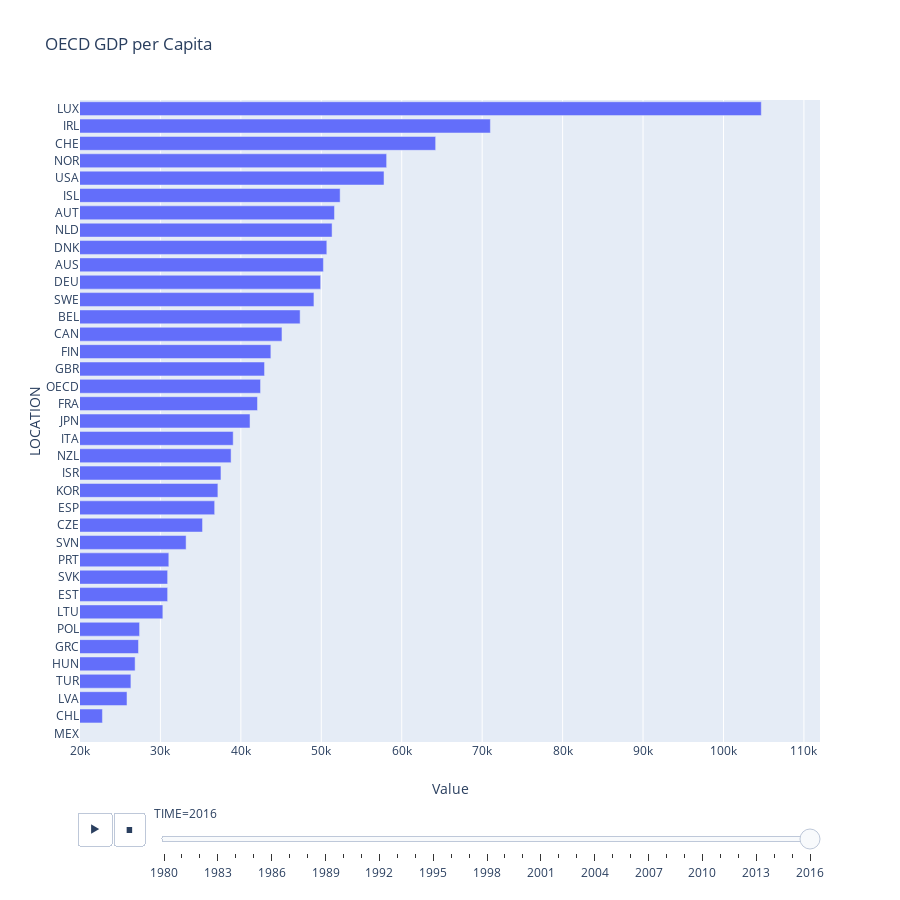

The code cell stored with this chart in its notebook:
### Code cell
px.bar(gdp, x='Value', y='LOCATION', orientation='h',hover_name="LOCATION", animation_frame="TIME", title='OECD GDP per Capita',
             width=900, height=900, range_x=[20000,112000])

### Figure 1 — Plotly figure (JSON) as saved in the notebook; plotly's stock layout.template omitted (floating-point values rounded to 4 significant figures)
{"data": [{"alignmentgroup": "True", "hoverlabel": {"namelength": 0}, "hovertemplate": "<b>%{hovertext}</b><br><br>TIME=2016<br>Value=%{x}<br>LOCATION=%{y}", "hovertext": ["MEX", "CHL", "LVA", "TUR", "HUN", "GRC", "POL", "LTU", "EST", "SVK", "PRT", "SVN", "CZE", "ESP", "KOR", "ISR", "NZL", "ITA", "JPN", "FRA", "OECD", "GBR", "FIN", "CAN", "BEL", "SWE", "DEU", "AUS", "DNK", "NLD", "AUT", "ISL", "USA", "NOR", "CHE", "IRL", "LUX"], "legendgroup": "", "marker": {"color": "#636efa"}, "name": "", "offsetgroup": "", "orientation": "h", "showlegend": false, "textposition": "auto", "type": "bar", "uid": "032e4ba5-f7a9-427c-8e1a-2d21ca2e4ce3", "x": [18970.0, 22790.0, 25840.0, 26330.0, 26850.0, 27270.0, 27410.0, 30300.0, 30890.0, 30900.0, 31040.0, 33190.0, 35230.0, 36740.0, 37140.0, 37520.0, 38780.0, 39050.0, 41140.0, 42070.0, 42450.0, 42940.0, 43730.0, 45110.0, 47370.0, 49080.0, 49920.0, 50260.0, 50690.0, 51340.0, 51640.0, 52340.0, 57800.0, 58120.0, 64220.0, 71020.0, 104700.0], "xaxis": "x", "y": ["MEX", "CHL", "LVA", "TUR", "HUN", "GRC", "POL", "LTU", "EST", "SVK", "PRT", "SVN", "CZE", "ESP", "KOR", "ISR", "NZL", "ITA", "JPN", "FRA", "OECD", "GBR", "FIN", "CAN", "BEL", "SWE", "DEU", "AUS", "DNK", "NLD", "AUT", "ISL", "USA", "NOR", "CHE", "IRL", "LUX"], "yaxis": "y"}], "layout": {"barmode": "relative", "grid": {"xaxes": ["x"], "xgap": 0.1, "xside": "bottom", "yaxes": ["y"], "ygap": 0.1, "yside": "left"}, "height": 900, "legend": {"tracegroupgap": 0}, "sliders": [{"active": 36, "currentvalue": {"prefix": "TIME="}, "len": 0.9, "pad": {"b": 10, "t": 60}, "steps": [{"args": [["1980"], {"frame": {"duration": 0, "redraw": true}, "fromcurrent": true, "mode": "immediate", "transition": {"duration": 0, "easing": "linear"}}], "label": "1980", "method": "animate"}, {"args": [["1981"], {"frame": {"duration": 0, "redraw": true}, "fromcurrent": true, "mode": "immediate", "transition": {"duration": 0, "easing": "linear"}}], "label": "1981", "method": "animate"}, {"args": [["1982"], {"frame": {"duration": 0, "redraw": true}, "fromcurrent": true, "mode": "immediate", "transition": {"duration": 0, "easing": "linear"}}], "label": "1982", "method": "animate"}, {"args": [["1983"], {"frame": {"duration": 0, "redraw": true}, "fromcurrent": true, "mode": "immediate", "transition": {"duration": 0, "easing": "linear"}}], "label": "1983", "method": "animate"}, {"args": [["1984"], {"frame": {"duration": 0, "redraw": true}, "fromcurrent": true, "mode": "immediate", "transition": {"duration": 0, "easing": "linear"}}], "label": "1984", "method": "animate"}, {"args": [["1985"], {"frame": {"duration": 0, "redraw": true}, "fromcurrent": true, "mode": "immediate", "transition": {"duration": 0, "easing": "linear"}}], "label": "1985", "method": "animate"}, {"args": [["1986"], {"frame": {"duration": 0, "redraw": true}, "fromcurrent": true, "mode": "immediate", "transition": {"duration": 0, "easing": "linear"}}], "label": "1986", "method": "animate"}, {"args": [["1987"], {"frame": {"duration": 0, "redraw": true}, "fromcurrent": true, "mode": "immediate", "transition": {"duration": 0, "easing": "linear"}}], "label": "1987", "method": "animate"}, {"args": [["1988"], {"frame": {"duration": 0, "redraw": true}, "fromcurrent": true, "mode": "immediate", "transition": {"duration": 0, "easing": "linear"}}], "label": "1988", "method": "animate"}, {"args": [["1989"], {"frame": {"duration": 0, "redraw": true}, "fromcurrent": true, "mode": "immediate", "transition": {"duration": 0, "easing": "linear"}}], "label": "1989", "method": "animate"}, {"args": [["1990"], {"frame": {"duration": 0, "redraw": true}, "fromcurrent": true, "mode": "immediate", "transition": {"duration": 0, "easing": "linear"}}], "label": "1990", "method": "animate"}, {"args": [["1991"], {"frame": {"duration": 0, "redraw": true}, "fromcurrent": true, "mode": "immediate", "transition": {"duration": 0, "easing": "linear"}}], "label": "1991", "method": "animate"}, {"args": [["1992"], {"frame": {"duration": 0, "redraw": true}, "fromcurrent": true, "mode": "immediate", "transition": {"duration": 0, "easing": "linear"}}], "label": "1992", "method": "animate"}, {"args": [["1993"], {"frame": {"duration": 0, "redraw": true}, "fromcurrent": true, "mode": "immediate", "transition": {"duration": 0, "easing": "linear"}}], "label": "1993", "method": "animate"}, {"args": [["1994"], {"frame": {"duration": 0, "redraw": true}, "fromcurrent": true, "mode": "immediate", "transition": {"duration": 0, "easing": "linear"}}], "label": "1994", "method": "animate"}, {"args": [["1995"], {"frame": {"duration": 0, "redraw": true}, "fromcurrent": true, "mode": "immediate", "transition": {"duration": 0, "easing": "linear"}}], "label": "1995", "method": "animate"}, {"args": [["1996"], {"frame": {"duration": 0, "redraw": true}, "fromcurrent": true, "mode": "immediate", "transition": {"duration": 0, "easing": "linear"}}], "label": "1996", "method": "animate"}, {"args": [["1997"], {"frame": {"duration": 0, "redraw": true}, "fromcurrent": true, "mode": "immediate", "transition": {"duration": 0, "easing": "linear"}}], "label": "1997", "method": "animate"}, {"args": [["1998"], {"frame": {"duration": 0, "redraw": true}, "fromcurrent": true, "mode": "immediate", "transition": {"duration": 0, "easing": "linear"}}], "label": "1998", "method": "animate"}, {"args": [["1999"], {"frame": {"duration": 0, "redraw": true}, "fromcurrent": true, "mode": "immediate", "transition": {"duration": 0, "easing": "linear"}}], "label": "1999", "method": "animate"}, {"args": [["2000"], {"frame": {"duration": 0, "redraw": true}, "fromcurrent": true, "mode": "immediate", "transition": {"duration": 0, "easing": "linear"}}], "label": "2000", "method": "animate"}, {"args": [["2001"], {"frame": {"duration": 0, "redraw": true}, "fromcurrent": true, "mode": "immediate", "transition": {"duration": 0, "easing": "linear"}}], "label": "2001", "method": "animate"}, {"args": [["2002"], {"frame": {"duration": 0, "redraw": true}, "fromcurrent": true, "mode": "immediate", "transition": {"duration": 0, "easing": "linear"}}], "label": "2002", "method": "animate"}, {"args": [["2003"], {"frame": {"duration": 0, "redraw": true}, "fromcurrent": true, "mode": "immediate", "transition": {"duration": 0, "easing": "linear"}}], "label": "2003", "method": "animate"}, {"args": [["2004"], {"frame": {"duration": 0, "redraw": true}, "fromcurrent": true, "mode": "immediate", "transition": {"duration": 0, "easing": "linear"}}], "label": "2004", "method": "animate"}, {"args": [["2005"], {"frame": {"duration": 0, "redraw": true}, "fromcurrent": true, "mode": "immediate", "transition": {"duration": 0, "easing": "linear"}}], "label": "2005", "method": "animate"}, {"args": [["2006"], {"frame": {"duration": 0, "redraw": true}, "fromcurrent": true, "mode": "immediate", "transition": {"duration": 0, "easing": "linear"}}], "label": "2006", "method": "animate"}, {"args": [["2007"], {"frame": {"duration": 0, "redraw": true}, "fromcurrent": true, "mode": "immediate", "transition": {"duration": 0, "easing": "linear"}}], "label": "2007", "method": "animate"}, {"args": [["2008"], {"frame": {"duration": 0, "redraw": true}, "fromcurrent": true, "mode": "immediate", "transition": {"duration": 0, "easing": "linear"}}], "label": "2008", "method": "animate"}, {"args": [["2009"], {"frame": {"duration": 0, "redraw": true}, "fromcurrent": true, "mode": "immediate", "transition": {"duration": 0, "easing": "linear"}}], "label": "2009", "method": "animate"}, {"args": [["2010"], {"frame": {"duration": 0, "redraw": true}, "fromcurrent": true, "mode": "immediate", "transition": {"duration": 0, "easing": "linear"}}], "label": "2010", "method": "animate"}, {"args": [["2011"], {"frame": {"duration": 0, "redraw": true}, "fromcurrent": true, "mode": "immediate", "transition": {"duration": 0, "easing": "linear"}}], "label": "2011", "method": "animate"}, {"args": [["2012"], {"frame": {"duration": 0, "redraw": true}, "fromcurrent": true, "mode": "immediate", "transition": {"duration": 0, "easing": "linear"}}], "label": "2012", "method": "animate"}, {"args": [["2013"], {"frame": {"duration": 0, "redraw": true}, "fromcurrent": true, "mode": "immediate", "transition": {"duration": 0, "easing": "linear"}}], "label": "2013", "method": "animate"}, {"args": [["2014"], {"frame": {"duration": 0, "redraw": true}, "fromcurrent": true, "mode": "immediate", "transition": {"duration": 0, "easing": "linear"}}], "label": "2014", "method": "animate"}, {"args": [["2015"], {"frame": {"duration": 0, "redraw": true}, "fromcurrent": true, "mode": "immediate", "transition": {"duration": 0, "easing": "linear"}}], "label": "2015", "method": "animate"}, {"args": [["2016"], {"frame": {"duration": 0, "redraw": true}, "fromcurrent": true, "mode": "immediate", "transition": {"duration": 0, "easing": "linear"}}], "label": "2016", "method": "animate"}], "x": 0.1, "xanchor": "left", "y": 0, "yanchor": "top"}], "title": {"text": "OECD GDP per Capita"}, "updatemenus": [{"active": 1, "buttons": [{"args": [null, {"frame": {"duration": 500, "redraw": true}, "fromcurrent": true, "mode": "immediate", "transition": {"duration": 500, "easing": "linear"}}], "label": "&#9654;", "method": "animate"}, {"args": [[null], {"frame": {"duration": 0, "redraw": true}, "fromcurrent": true, "mode": "immediate", "transition": {"duration": 0, "easing": "linear"}}], "label": "&#9724;", "method": "animate"}], "direction": "left", "pad": {"r": 10, "t": 70}, "showactive": false, "type": "buttons", "x": 0.1, "xanchor": "right", "y": 0, "yanchor": "top"}], "width": 900, "xaxis": {"range": [20000, 112000], "title": {"text": "Value"}, "type": "linear"}, "yaxis": {"autorange": true, "range": [-0.5, 26.5], "title": {"text": "LOCATION"}, "type": "category"}}}
